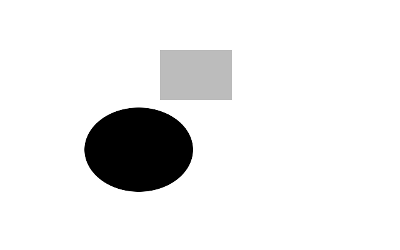
%> input picture pde/lk/flow1-bw-0.png, 400 x 250 px
$ octave testderiv.m   (GNU Octave 9; MATLAB toolbox functions it lacks are replaced by stand-ins)
%> lines starting %> are read from the running program, lines starting %| are printed output that depends on the picture
%> further down, im1 is the input picture: size 250x400 uint8; min 0, max 255, mean 234.3
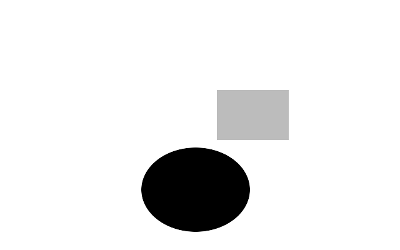
%> input picture app-math-tr/lk/flow2-bw-0.png, 400 x 250 px
%> further down, im2 is the input picture: size 250x400 uint8; min 0, max 255, mean 234.3
### app-math-tr/lk/matlab/deriv.m
%%%%%%%%%%%%%%%%%%%%%%%%%%%%%%%%%%%%%%%%%%%%%%%%%%%%%%%%%%%%%%%%%%%%%%%%%%%%%
% ComputeDerivatives
% Compute horizontal, vertical and time derivative
% between two gray-level images.
function [fx, fy, ft] = deriv(im1, im2);

  if (size(im1,1) ~= size(im2,1)) | (size(im1,2) ~= size(im2,2))
    error('input images are not the same size');
  end;

  if (size(im1,3)~=1) | (size(im2,3)~=1)
    error('method only works for gray-level images');
    end;

  fx = conv2(im1,0.25*[-1 1; -1 1]) + conv2(im2, 0.25*[-1 1; -1 1]);
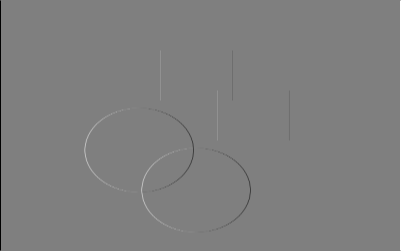
%> fx: size 251x401 double; min -255, max 255, mean 0; drawn with min black and max white
  fy = conv2(im1, 0.25*[-1 -1; 1 1]) + conv2(im2, 0.25*[-1 -1; 1 1]);
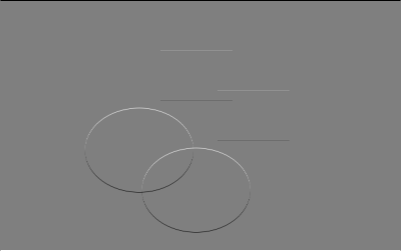
%> fy: size 251x401 double; min -255, max 255, mean 0; mean of the top-left, top-right, bottom-left and bottom-right quarters -1.6, -1.9, 1.6, 1.9; drawn with min black and max white
  ft = conv2(im1, 0.25*ones(2)) + conv2(im2, -0.25*ones(2));
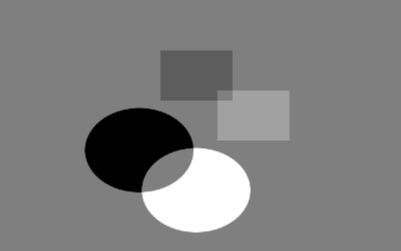
%> ft: size 251x401 double; min -255, max 255, mean 0; mean of the top-left, top-right, bottom-left and bottom-right quarters -15.8, 2.3, -22.6, 35.8; drawn with min black and max white

  % make same size as input
  fx=fx(1:size(fx,1)-1, 1:size(fx,2)-1);
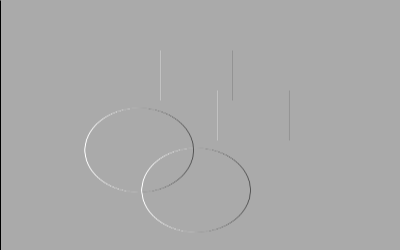
%> fx: size 250x400 double; min -255, max 126, mean -0.6; drawn with min black and max white
  fy=fy(1:size(fy,1)-1, 1:size(fy,2)-1);
%> fy: size 250x400 double
  ft=ft(1:size(ft,1)-1, 1:size(ft,2)-1);
%> ft: size 250x400 double

### app-math-tr/lk/matlab/testderiv.m
im1 = imread('flow1-bw-0.png');
im2 = imread('flow2-bw-0.png');
[fx, fy, ft] = deriv(im1, im2);
